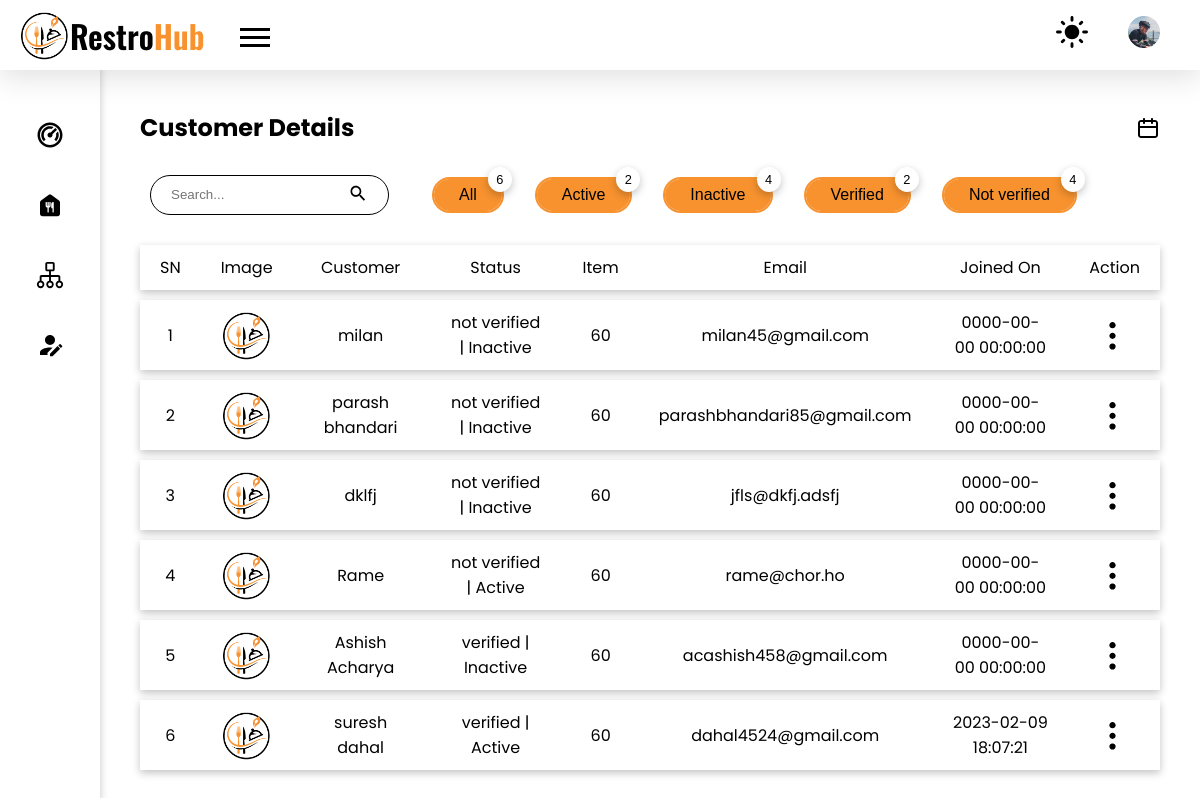
The page /admin/users/customer.php (signed in) on the database as committed earlier.
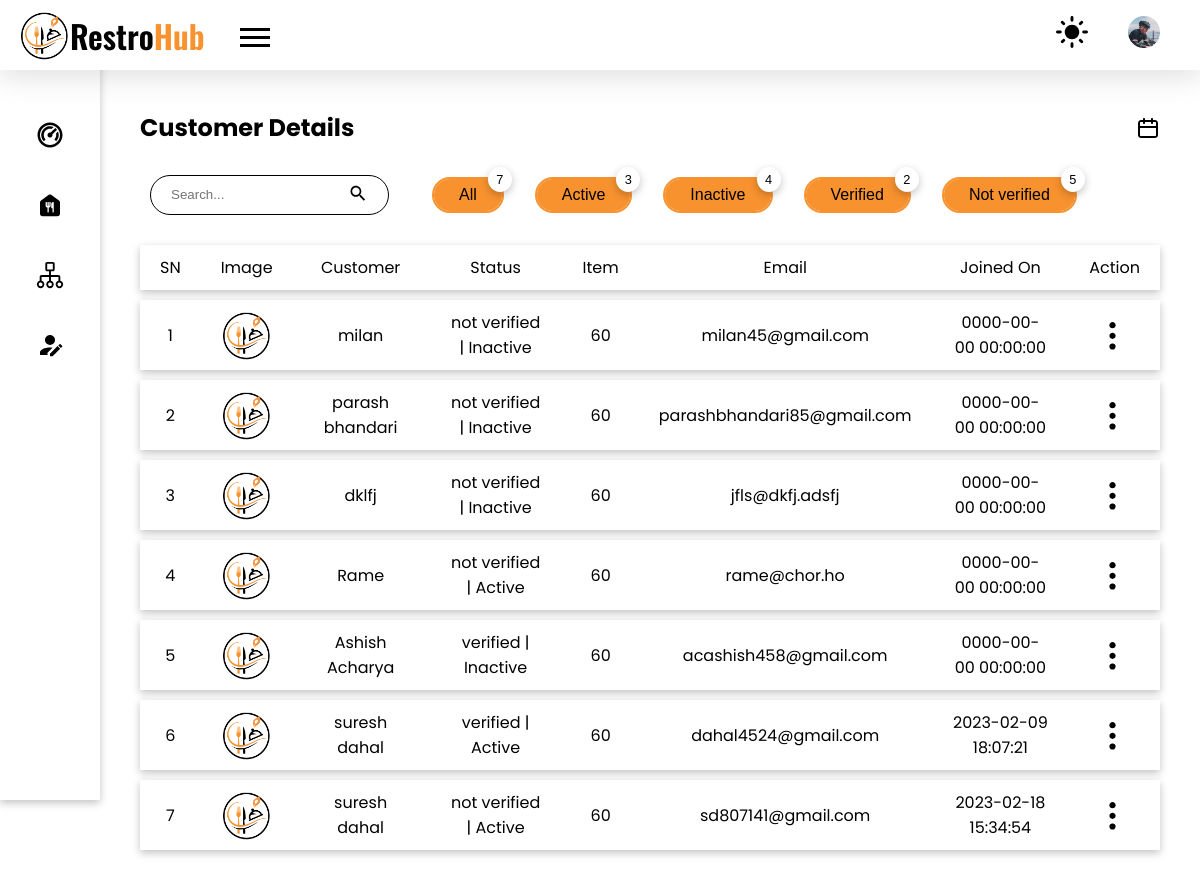
The same page on the database as committed later.
### tables this page shows
CREATE TABLE `customer` (
  `id` int(10) NOT NULL,
  `names` varchar(100) NOT NULL,
  `username` varchar(100) DEFAULT NULL,
  `email` varchar(100) NOT NULL,
  `password` varchar(100) DEFAULT NULL,
  `provider` varchar(50) NOT NULL,
  `date` datetime NOT NULL,
  `status` varchar(20) NOT NULL,
  `active` int(1) NOT NULL,
  `otp` varchar(11) DEFAULT NULL,
  `image` varchar(100) DEFAULT NULL,
  `count` int(11) NOT NULL
);

### admin/users/customer.php (the view, shortened to what the changed rows need)
<!DOCTYPE html>
<html lang="en">
<head>
    <link rel="stylesheet" href="../../styles/style.css">
</head>
<body>
    <?php
    require("../../config.php");
    ?>
    <main class="admin_dashboard_body">
        <section class="dashboard_inner-head flex items-center">
            <h2>Customer Details</h2>
        </section>
        <div class="flex items-center">
            <div class="flex items-center">
                <?php
                $sql_all = "SELECT names,username,email,date,status FROM customer";
                $result_all = mysqli_query($conn, $sql_all);
                $count_all = mysqli_num_rows($result_all);
                $sql_active = "SELECT names,username,email,date,status FROM customer WHERE active = 1";
                $result_active = mysqli_query($conn, $sql_active);
                $count_active = mysqli_num_rows($result_active);
                $sql_not_verified = "SELECT names,username,email,date,status FROM customer WHERE status = 'not verified'";
                $result_not_verified = mysqli_query($conn, $sql_not_verified);
                $count_not_verified = mysqli_num_rows($result_not_verified);
                ?>
                <form action="./backend/specific-users.php" method="post">
                    <button type="submit" name="specific-users" class="button ml-35 border-curve-lg relative">All
                        <div class="count-top shadow"><?php
                                                        echo $count_all;
                                                        ?>
                        </div>
                </form>
                <form action="./backend/specific-users.php" method="post">
                    <button type="submit" name="specific-users" class="button ml-35 border-curve-lg relative">Active
                        <div class="count-top shadow"><?php
                                                        echo $count_active;
                                                        ?>
                        </div>
                </form>
                <form action="./backend/specific-users.php" method="post">
                    <button type="submit" name="specific-users" class="button ml-35 border-curve-lg relative">Not verified
                        <div class="count-top shadow"><?php
                                                        echo $count_not_verified;
                                                        ?>
                        </div>
                </form>
            </div>
        </div>
        <?php
        require("../../config.php");
        if (isset($_SESSION['filter-by'])) {
            $filter_by = $_SESSION['filter-by'];
            if ($filter_by == 'all') {
                $sql = "SELECT names,username,email,date,status,active FROM customer";
            } else if ($filter_by == 'active') {
                $sql = "SELECT names,username,email,date,status,active FROM customer WHERE active = 1";
            } else if ($filter_by == 'inactive') {
                $sql = "SELECT names,username,email,date,status,active FROM customer WHERE active = 0";
            } else if ($filter_by == 'verified') {
                $sql = "SELECT names,username,email,date,status,active FROM customer WHERE status = 'verified'";
            } else if ($filter_by == 'not verified') {
                $sql = "SELECT names,username,email,date,status,active FROM customer WHERE status = 'not verified'";
            }
        } else {
            $sql = "SELECT names,username,email,date,status,active FROM customer";
        }
        $result = mysqli_query($conn, $sql);
        if (mysqli_num_rows($result) > 0) {
        ?>
            <table class="mt-20">
                <tr class="shadow">
                    <th>SN</th>
                    <th>Image</th>
                    <th>Customer</th>
                    <th>Status</th>
                    <th>Item</th>
                    <th>Email</th>
                    <th>Joined On</th>
                    <th>Action</th>
                </tr>
                <?php
                $i = 0;
                while ($row = mysqli_fetch_assoc($result)) {
                    $i++;
                    $isActive = $row['active'] == 1 ? "Active" : "Inactive";
                ?>
                    <tr class="shadow">
                        <td><?php echo $i; ?></td>
                        <td>
                            <img src="../../images/logo.png" class="table_food-img">
                        </td>
                        <td><?php echo $row['names']; ?></td>
                        <td><?php echo $row['status'] . " | " . $isActive; ?></td>
                        <td>60</td>
                        <td><?php echo $row['email']; ?></td>
                        <td><?php echo $row['date']; ?></td>
                        <td class="table_action_container">
                            <button class="no_bg no_outline table_option-menu">
                                <img src="../../images//ic_options.svg" alt="options menu">
                            </button>
                        </td>
                    </tr>
                <?php
                }
                ?>
            </table>
        <?php
        } else {
            echo "No data found";
        }
        ?>
    </main>
</body>
</html>

Rows that differ between the two databases and show on the page:
added customer: names "suresh dahal", status "not verified", active "Active", email "sd807141@gmail.com", date "2023-02-18 15:34:54"
Other text that changed with them:
$count_all: "6" → "7"
$count_active: "2" → "3"
$count_not_verified: "4" → "5"
